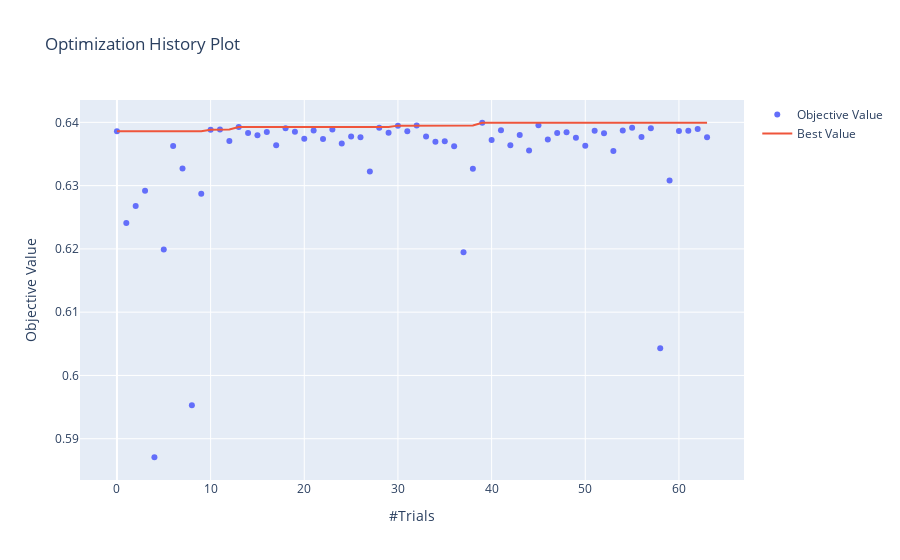

Here is the notebook cell this chart was saved with:
### Code cell
optuna.visualization.plot_optimization_history(study_1)
